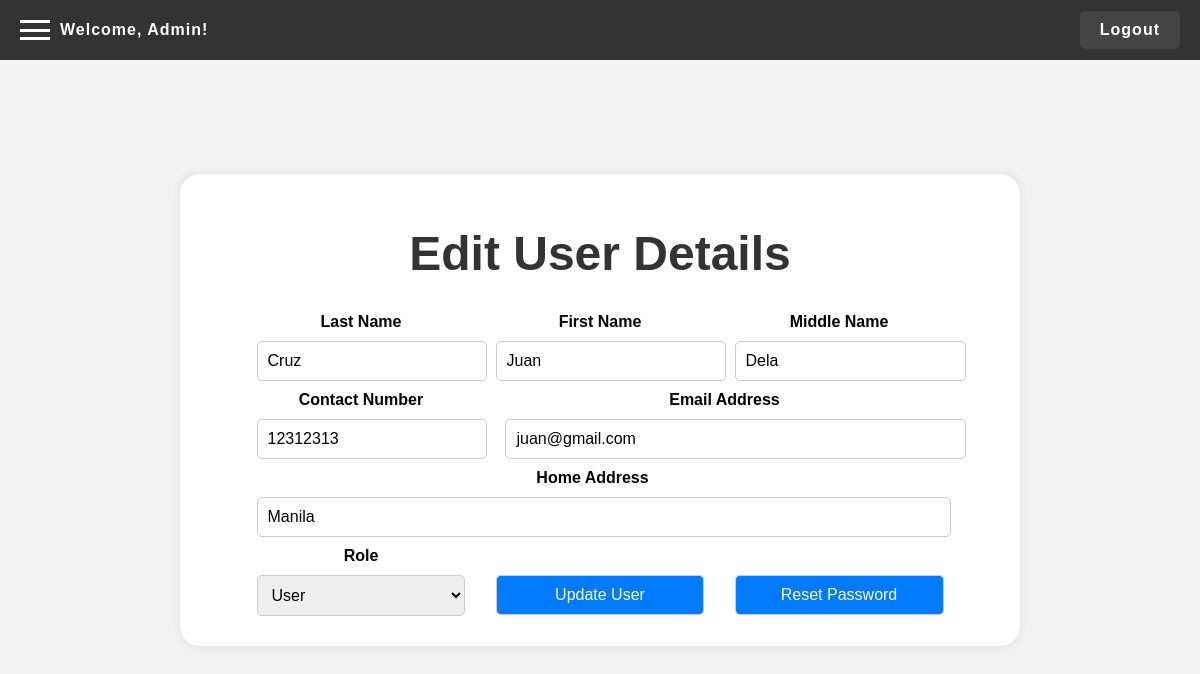
The app's page /php/edit_user.php?user_id=2 (signed in) with its own data.
### tables this page shows
CREATE TABLE IF NOT EXISTS `users` (
  `id` int NOT NULL AUTO_INCREMENT,
  `firstname` varchar(200) NOT NULL,
  `lastname` varchar(200) NOT NULL,
  `middlename` varchar(200) NOT NULL,
  `contact` varchar(100) NOT NULL,
  `address` text NOT NULL,
  `email` varchar(200) NOT NULL,
  `password` text NOT NULL,
  `type` tinyint(1) NOT NULL DEFAULT '2' COMMENT '1=Admin, 2=User',
  `date_created` datetime NOT NULL DEFAULT CURRENT_TIMESTAMP,
  `status` enum('active','archived') NOT NULL DEFAULT 'active',
  PRIMARY KEY (`id`)
);

### php/controller.php (called while the page is built, shortened)
<?php
function connectDatabase() {
    $db_host = "localhost";
    $db_name = "survey_database";
    $db_user = "root";
    $db_password = "";
    $connection = mysqli_connect($db_host, $db_user, $db_password, $db_name);
    return $connection;
}
function sanitize($connection, $data) {
    return mysqli_real_escape_string($connection, trim($data));
}
function getUserDetails($user_id)
{
    $connection = connectDatabase();
    $user_id = sanitize($connection, $user_id);
    $query = "SELECT * FROM users WHERE id = '$user_id'";
    $result = mysqli_query($connection, $query);
    $user_details = mysqli_fetch_assoc($result);
    return $user_details;
}
?>

### php/edit_user.php (the view, shortened to what this page needs)
<!DOCTYPE html>
<html>
<head>
    <link rel="stylesheet" href="https://cdnjs.cloudflare.com/ajax/libs/font-awesome/5.15.3/css/all.min.css">
    <link rel="stylesheet" type="text/css" href="../css/update_styles.css">
</head>
<body>
    <?php
    include 'navbar.php';
    require_once 'controller.php';
    if (isset($_GET['user_id']) && !empty($_GET['user_id'])) {
        $user_id = $_GET['user_id'];
        $user = getUserDetails($user_id);
    } else {
        header("Location: users.php");
        exit();
    }
    ?>
    <div class="container">
            <h1>Edit User Details</h1>
            <div class="account-form">
                <form method="post" action="edit_user.php">
                    <div class="form-row">
                        <div class="form-group col-md-4">
                            <label for="lastname">Last Name</label>
                            <input type="text" id="lastname" name="lastname" value="<?= $user['lastname'] ?>" required>
                        </div>
                        <div class="form-group col-md-4">
                            <label for="firstname">First Name</label>
                            <input type="text" id="firstname" name="firstname" value="<?= $user['firstname'] ?>" required>
                        </div>
                        <div class="form-group col-md-4">
                            <label for="middlename">Middle Name</label>
                            <input type="text" id="middlename" name="middlename" value="<?= $user['middlename'] ?>">
                        </div>
                    </div>
                    <div class="form-row">
                        <div class="form-group col-md-4">
                            <label for="contact">Contact Number</label>
                            <input type="text" id="contact" name="contact" value="<?= $user['contact'] ?>" required>
                        </div>
                        <div class="form-group col-md-8">
                            <label for="email">Email Address</label>
                            <input type="email" id="email" name="email" value="<?= $user['email'] ?>" required oninput="checkEmailFormat()">
                        </div>
                    </div>
                    <div class="form-row">
                        <div class="form-group">
                            <div class="form-group col-md-12">
                                <label for="address">Home Address</label>
                                <input type="text" id="address" name="address" value="<?= $user['address'] ?>" required>
                            </div>
                        </div>
                    </div>
                    <div class="form-row">
                        <div class="form-group col-md-4">
                            <label for="type">Role</label>
                            <select name="type">
                                <option value="2" <?= $user['type'] == 2 ? 'selected' : '' ?>>User</option>
                            </select>
                        </div>
                        <div class="form-group col-md-4">
                            <br>
                            <input type="submit" name="update_user" value="Update User">
                        </div>
                        <div class="form-group col-md-4">
                            <br>
                            <input type="submit" name="reset_password" value="Reset Password">
                        </div>
                    </div>
                    </div>
            </div>
</body>
</html>

### css/update_styles.css (style rules this page uses)
body { font-family: Arial, sans-serif; margin: 0; padding: 0; background-color: #f2f2f2; display: flex; justify-content: center; align-items: center; height: 100vh; }
.container { display: flex; flex-direction: column; justify-content: center; align-items: center; width: 90%; max-width: 800px; padding: 20px; background-color: #ffffff; border-radius: 20px; box-shadow: 0px 0px 10px rgba(0, 0, 0, 0.1); margin-top: 20px; }
h1 { text-align: center; font-size: 48px; color: #333; }
form { width: 100%; max-width: 700px; text-align: center; }
form input[type="email"], form input[type="password"], form input[type="text"], form input[type="submit"], form select { display: block; margin: 10px 0; padding: 10px; font-size: 16px; border: 1px solid #ccc; border-radius: 5px; width: 100%; }
input[type="submit"] { margin-top: 20px; color: #fff; background-color: #007bff; border: none; cursor: pointer; font-size: 14px; }
.form-row { display: flex; flex-wrap: wrap; justify-content: space-between; }
.form-row label { font-weight: bold; margin-bottom: 20px; }
.form-row .form-group { flex-basis: 100%; }
.form-row .form-group.col-md-4 { flex-basis: calc(33.33% - 20px); }
.form-row .form-group.col-md-8 { flex-basis: calc(66.67% - 20px); }
.form-row .form-group.col-md-12 { flex-basis: 100%; padding-right: 15px; }
.form-group label { font-family: Arial, sans-serif; font-size: 16px; }

### css/navigation_styles.css (style rules this page uses)
body { margin: 0; padding: 0; }

### records on screen
users: lastname "Cruz", firstname "Juan", middlename "Dela", contact "12312313", email "juan@gmail.com", address "Manila", type "User"

### other values on screen
$user_firstname "Admin"
